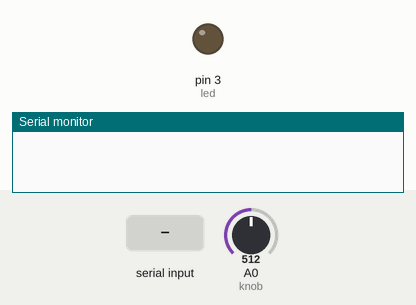
The sketch below on a simulated Arduino Uno, built with avr-gcc and run on an emulated ATmega328P. Parts: output pins drawn as LEDs (lit = HIGH), the last lines printed to the serial monitor. The inputs (shaded band) are chosen by the test bench; at power-on: A0 (knob) = 512.

Above: at 1.2 s.
1.3 s: "1" received over Serial
At 1.9 s:
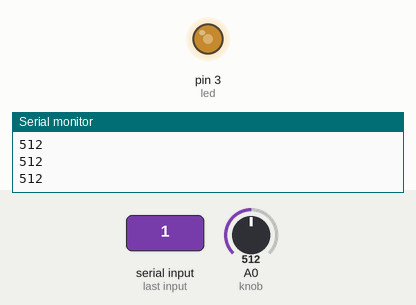
2.8 s: A0 (knob) set to 716
At 3.2 s:
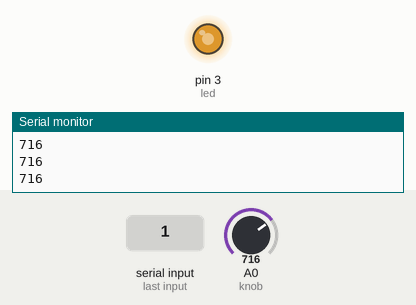
4.3 s: A0 (knob) set to 900
At 5.5 s:
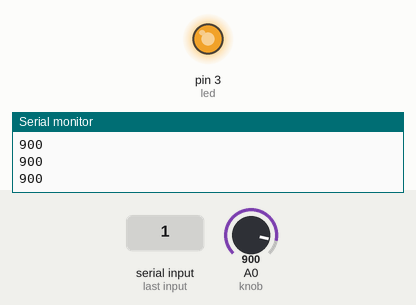
5.8 s: A0 (knob) set to 122
At 7.0 s:
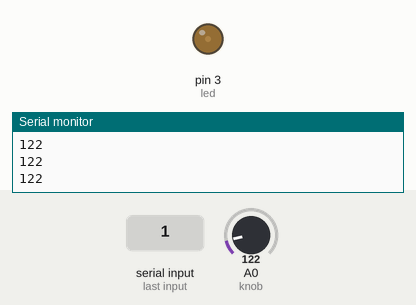
7.3 s: A0 (knob) set to 511
At 8.3 s:
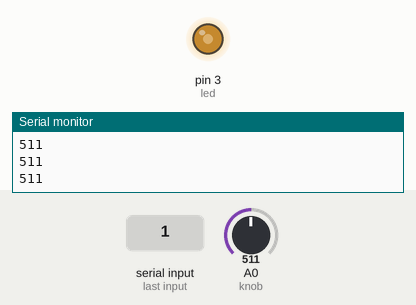
Timing chart, 0 to 9.8 s (numbered marks = the images above; inputs shaded):
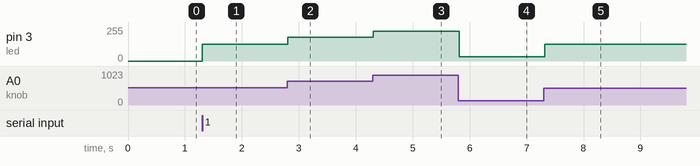

Measured:
- after the input at 1.3 s, pin 3 (led): 0/255 → 127/255 at once
- after the input at 2.8 s, pin 3 (led): 127/255 → 178/255 at once
- after the input at 4.3 s, pin 3 (led): 178/255 → 224/255 at once
- after the input at 5.8 s, pin 3 (led): 224/255 → 31/255 at once
- after the input at 7.3 s, pin 3 (led): 31/255 → 127/255 at once

The sketch:

FirstTry.ino
```cpp
#define led 3
#define knob A0
char serialData;
bool onoff = false;


void setup() {
  // put your setup code here, to run once:
  pinMode(led, OUTPUT);
  Serial.begin(9600);
}


void loop() {
  // put your main code here, to run repeatedly:

  if(Serial.available() > 0){
    serialData = Serial.read();
    if(serialData == '1'){
      while(serialData == '1'){
        int val = analogRead(knob);
        Serial.println(String(val));
        val = map(val, 1, 1024, 1, 255);
        analogWrite(led, val);
        delay(100);
        if(Serial.available() > 0){
          char flag = Serial.read();
          delay(100);
          if(flag == '0'){
            break;
            }
          else{
            continue;
            }
          }
        }
      }
  }

}
```
